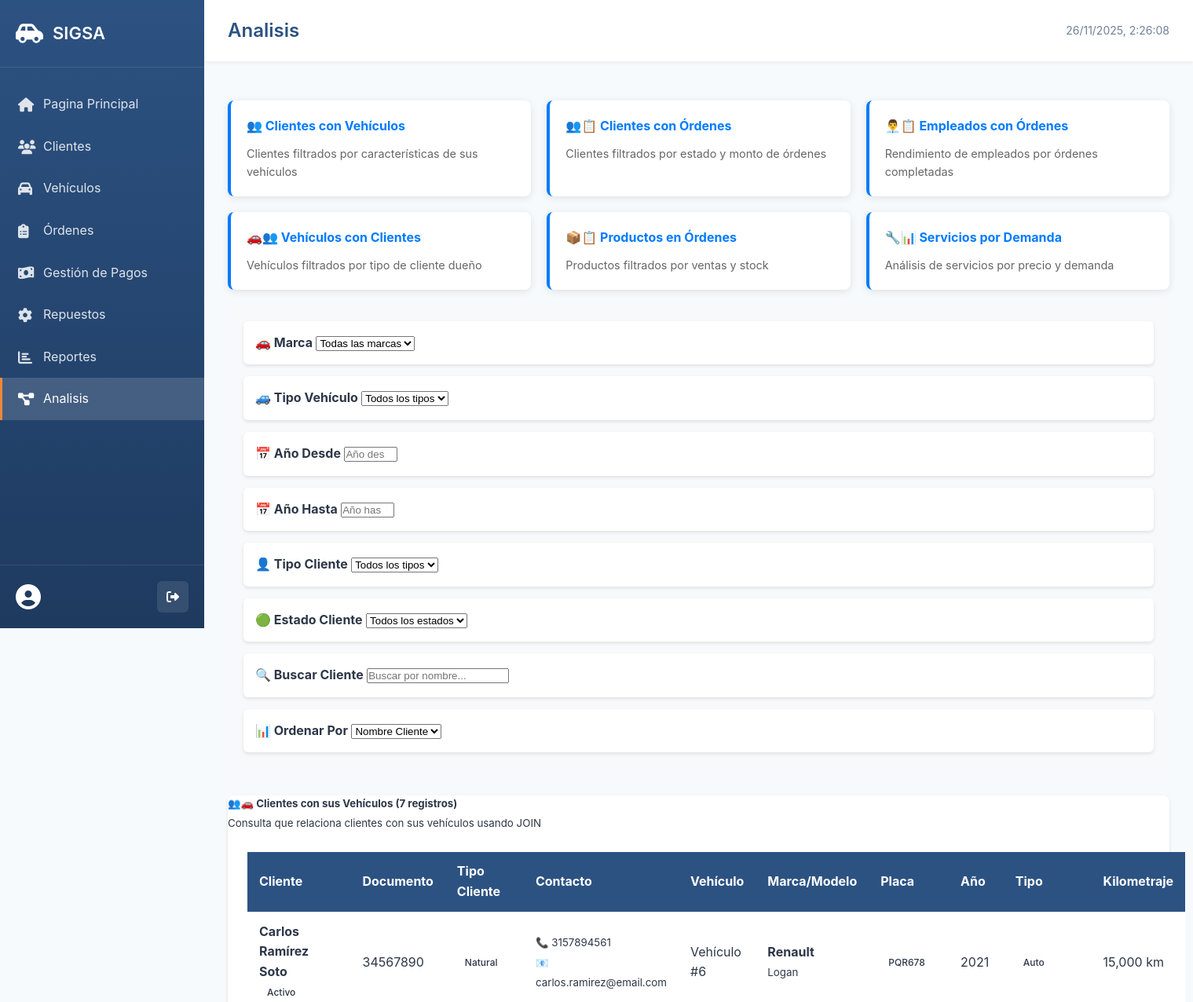
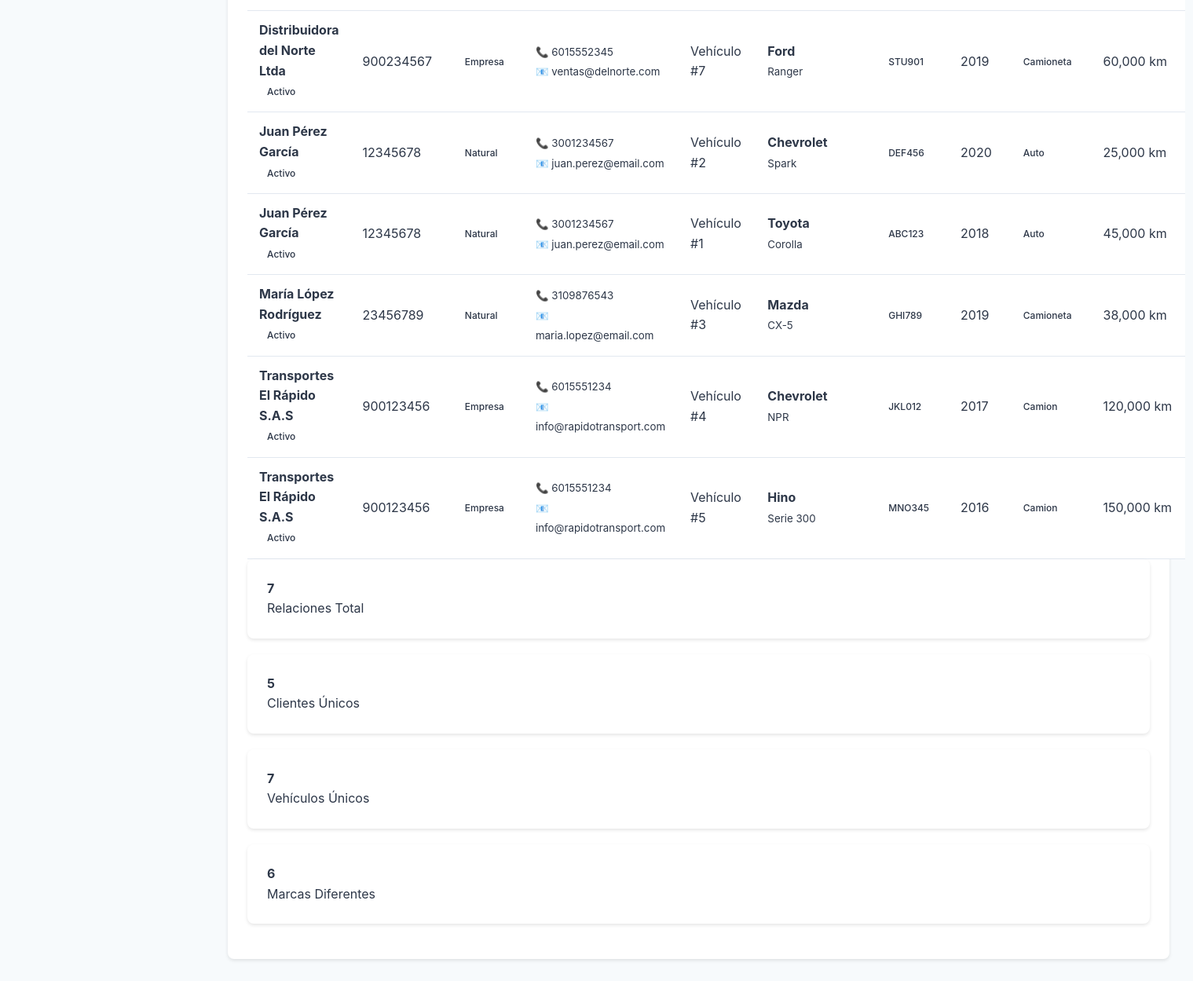
/pages/consultas-filtradas/consultas-complejas/index.php, run on the app's committed database (2 pictures, top to bottom).
### tables this page shows
CREATE TABLE Vehiculos (
    id_vehiculo INT AUTO_INCREMENT PRIMARY KEY,
    id_cliente INT NOT NULL,
    marca VARCHAR(50) NOT NULL,
    modelo VARCHAR(50) NOT NULL,
    placa VARCHAR(10) NOT NULL UNIQUE,
    año INT NOT NULL,
    color VARCHAR(30),
    tipo_vehiculo ENUM('auto', 'camioneta', 'moto', 'camion') DEFAULT 'auto',
    kilometraje INT DEFAULT 0,
    fecha_registro TIMESTAMP DEFAULT CURRENT_TIMESTAMP,
    FOREIGN KEY (id_cliente) REFERENCES Clientes(id_cliente) ON DELETE CASCADE,
    INDEX idx_placa (placa),
    INDEX idx_cliente (id_cliente)
);

CREATE TABLE Clientes (
    id_cliente INT AUTO_INCREMENT PRIMARY KEY,
    nombre VARCHAR(200) NOT NULL,
    documento VARCHAR(20) NOT NULL UNIQUE,
    telefono VARCHAR(20),
    correo VARCHAR(100),
    tipo_cliente ENUM('natural', 'empresa') DEFAULT 'natural',
    direccion TEXT,
    fecha_registro TIMESTAMP DEFAULT CURRENT_TIMESTAMP,
    estado ENUM('activo', 'inactivo') DEFAULT 'activo',
    INDEX idx_documento (documento),
    INDEX idx_nombre (nombre)
);

### pages/consultas-filtradas/consultas-complejas/resultados_clientes_vehiculos.php (the view, shortened to what this page needs)
<?php
$pdo = getDB();
$sql = "SELECT
            c.id_cliente,
            c.nombre as nombre_cliente,
            c.documento,
            c.tipo_cliente,
            c.estado as estado_cliente,
            c.telefono,
            c.correo,
            v.id_vehiculo,
            v.marca,
            v.modelo,
            v.placa,
            v.año as año_vehiculo,
            v.color,
            v.tipo_vehiculo,
            v.kilometraje
        FROM clientes c
        INNER JOIN vehiculos v ON c.id_cliente = v.id_cliente
        WHERE 1=1";
$params = [];
$sql .= " ORDER BY c.nombre, v.marca, v.modelo";
try {
    $stmt = $pdo->prepare($sql);
    $stmt->execute($params);
    $resultados = $stmt->fetchAll(PDO::FETCH_ASSOC);
} catch (PDOException $e) {
    echo '<div class="alert alert-danger">Error en consulta: ' . $e->getMessage() . '</div>';
    $resultados = [];
}
?>
<div class="card">
    <div class="card-header bg-primary text-white">
        <h5>👥🚗 Clientes con sus Vehículos (<?= count($resultados) ?> registros)</h5>
        <small class="text-light">Consulta que relaciona clientes con sus vehículos usando JOIN</small>
    </div>
    <div class="card-body">
        <?php if (count($resultados) > 0): ?>
            <div class="table-responsive">
                <table class="table table-striped table-hover">
                    <thead class="table-dark">
                        <tr>
                            <th>Cliente</th>
                            <th>Documento</th>
                            <th>Tipo Cliente</th>
                            <th>Contacto</th>
                            <th>Vehículo</th>
                            <th>Marca/Modelo</th>
                            <th>Placa</th>
                            <th>Año</th>
                            <th>Tipo</th>
                            <th>Kilometraje</th>
                        </tr>
                    </thead>
                    <tbody>
                        <?php foreach ($resultados as $fila): ?>
                            <tr>
                                <td>
                                    <strong><?= htmlspecialchars($fila['nombre_cliente']) ?></strong>
                                    <br>
                                    <span class="badge <?= $fila['estado_cliente'] == 'activo' ? 'bg-success' : 'bg-secondary' ?>">
                                        <?= ucfirst($fila['estado_cliente']) ?>
                                    </span>
                                </td>
                                <td><?= htmlspecialchars($fila['documento']) ?></td>
                                <td>
                                    <span class="badge <?= $fila['tipo_cliente'] == 'natural' ? 'bg-info' : 'bg-warning' ?>">
                                        <?= ucfirst($fila['tipo_cliente']) ?>
                                    </span>
                                </td>
                                <td>
                                    <small>
                                        📞 <?= htmlspecialchars($fila['telefono']) ?><br>
                                        📧 <?= htmlspecialchars($fila['correo']) ?>
                                    </small>
                                </td>
                                <td>Vehículo #<?= $fila['id_vehiculo'] ?></td>
                                <td>
                                    <strong><?= htmlspecialchars($fila['marca']) ?></strong><br>
                                    <small><?= htmlspecialchars($fila['modelo']) ?></small>
                                </td>
                                <td>
                                    <span class="badge bg-dark"><?= htmlspecialchars($fila['placa']) ?></span>
                                </td>
                                <td><?= $fila['año_vehiculo'] ?></td>
                                <td>
                                    <span class="badge <?=
                                                        $fila['tipo_vehiculo'] == 'auto' ? 'bg-primary' : ($fila['tipo_vehiculo'] == 'camioneta' ? 'bg-success' : ($fila['tipo_vehiculo'] == 'camion' ? 'bg-warning' : 'bg-info'))
                                                        ?>">
                                        <?= ucfirst($fila['tipo_vehiculo']) ?>
                                    </span>
                                </td>
                                <td><?= number_format($fila['kilometraje']) ?> km</td>
                            </tr>
                        <?php endforeach; ?>
                    </tbody>
                </table>
            </div>
            <div class="row mt-4">
                <div class="col-md-3">
                    <div class="card text-white bg-info">
                        <div class="card-body text-center">
                            <h4><?= count($resultados) ?></h4>
                            <p>Relaciones Total</p>
                        </div>
                    </div>
                </div>
                <div class="col-md-3">
                    <div class="card text-white bg-success">
                        <div class="card-body text-center">
                            <h4><?= count(array_unique(array_column($resultados, 'id_cliente'))) ?></h4>
                            <p>Clientes Únicos</p>
                        </div>
                    </div>
                </div>
                <div class="col-md-3">
                    <div class="card text-white bg-warning">
                        <div class="card-body text-center">
                            <h4><?= count(array_unique(array_column($resultados, 'id_vehiculo'))) ?></h4>
                            <p>Vehículos Únicos</p>
                        </div>
                    </div>
                </div>
                <div class="col-md-3">
                    <div class="card text-white bg-primary">
                        <div class="card-body text-center">
                            <h4><?= count(array_unique(array_column($resultados, 'marca'))) ?></h4>
                            <p>Marcas Diferentes</p>
                        </div>
                    </div>
                </div>
            </div>
        <?php endif; ?>
    </div>
</div>

### data on the page
vehiculos: id_cliente.nombre "Carlos Ramírez Soto", id_cliente.estado "Activo", id_cliente.documento "34567890", id_cliente.tipo_cliente "Natural", id_cliente.telefono "3157894561", id_cliente.correo "carlos.ramirez@email.com", id_vehiculo "6", marca "Renault", modelo "Logan", placa "PQR678", año "2021", tipo_vehiculo "Auto", kilometraje "15,000"
vehiculos: id_cliente.nombre "Distribuidora del Norte Ltda", id_cliente.estado "Activo", id_cliente.documento "900234567", id_cliente.tipo_cliente "Empresa", id_cliente.telefono "6015552345", id_cliente.correo "ventas@delnorte.com", id_vehiculo "7", marca "Ford", modelo "Ranger", placa "STU901", año "2019", tipo_vehiculo "Camioneta", kilometraje "60,000"
vehiculos: id_cliente.nombre "Juan Pérez García", id_cliente.estado "Activo", id_cliente.documento "12345678", id_cliente.tipo_cliente "Natural", id_cliente.telefono "3001234567", id_cliente.correo "juan.perez@email.com", id_vehiculo "2", marca "Chevrolet", modelo "Spark", placa "DEF456", año "2020", tipo_vehiculo "Auto", kilometraje "25,000"
vehiculos: id_cliente.nombre "Juan Pérez García", id_cliente.estado "Activo", id_cliente.documento "12345678", id_cliente.tipo_cliente "Natural", id_cliente.telefono "3001234567", id_cliente.correo "juan.perez@email.com", id_vehiculo "1", marca "Toyota", modelo "Corolla", placa "ABC123", año "2018", tipo_vehiculo "Auto", kilometraje "45,000"
vehiculos: id_cliente.nombre "María López Rodríguez", id_cliente.estado "Activo", id_cliente.documento "23456789", id_cliente.tipo_cliente "Natural", id_cliente.telefono "3109876543", id_cliente.correo "maria.lopez@email.com", id_vehiculo "3", marca "Mazda", modelo "CX-5", placa "GHI789", año "2019", tipo_vehiculo "Camioneta", kilometraje "38,000"
vehiculos: id_cliente.nombre "Transportes El Rápido S.A.S", id_cliente.estado "Activo", id_cliente.documento "900123456", id_cliente.tipo_cliente "Empresa", id_cliente.telefono "6015551234", id_cliente.correo "info@rapidotransport.com", id_vehiculo "4", marca "Chevrolet", modelo "NPR", placa "JKL012", año "2017", tipo_vehiculo "Camion", kilometraje "120,000"
vehiculos: id_cliente.nombre "Transportes El Rápido S.A.S", id_cliente.estado "Activo", id_cliente.documento "900123456", id_cliente.tipo_cliente "Empresa", id_cliente.telefono "6015551234", id_cliente.correo "info@rapidotransport.com", id_vehiculo "5", marca "Hino", modelo "Serie 300", placa "MNO345", año "2016", tipo_vehiculo "Camion", kilometraje "150,000"

### other printed values
$pageTitle "Analisis"
count($resultados) "7"
count(array_unique(array_column($resultados, 'id_cliente'))) "5"
count(array_unique(array_column($resultados, 'id_vehiculo'))) "7"
count(array_unique(array_column($resultados, 'marca'))) "6"
